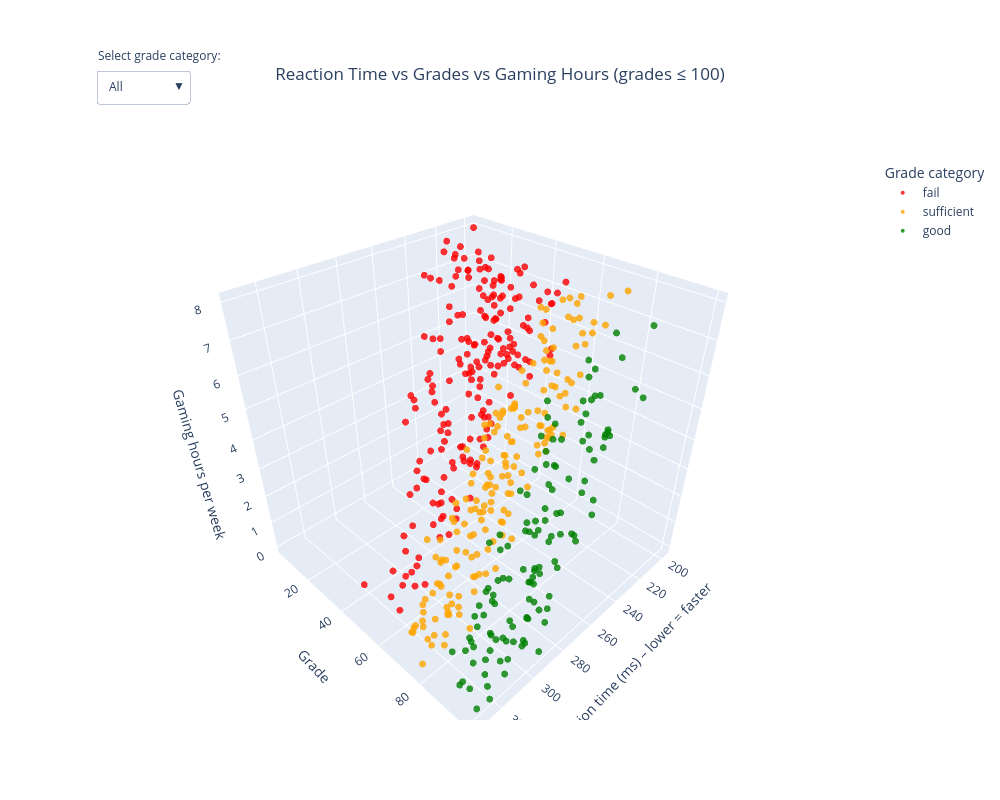

The notebook cell this image was saved under:
### Markdown cell above
## Gaming and response time

Spending more time gaming will reduce grades, but may improve response times which in turn will improve eduaction performance.

### Code cell
#| class: col-page-right

%run ../plots/gaming_stats_3d.ipynb

### Figure 1 — Plotly figure (JSON) as saved in the notebook; plotly's stock layout.template omitted (floating-point values rounded to 4 significant figures; data arrays with more than 128 entries replaced by an {"elided": "..."} marker saying what was removed)
{"data": [{"customdata": {"elided": "195x3 mixed values"}, "hovertemplate": "Grade category: fail<br>Reaction time (ms): %{x}<br>Grade: %{y}<br>Gaming hours/week: %{z}<br>Study hours/week: %{customdata[0]}<br>Study hours category: %{customdata[1]}<extra></extra>", "marker": {"color": "red", "opacity": 0.8, "size": 4}, "mode": "markers", "name": "fail", "type": "scatter3d", "x": {"elided": "195 float values"}, "y": {"elided": "195 float values"}, "z": {"elided": "195 float values"}}, {"customdata": {"elided": "179x3 mixed values"}, "hovertemplate": "Grade category: sufficient<br>Reaction time (ms): %{x}<br>Grade: %{y}<br>Gaming hours/week: %{z}<br>Study hours/week: %{customdata[0]}<br>Study hours category: %{customdata[1]}<extra></extra>", "marker": {"color": "orange", "opacity": 0.8, "size": 4}, "mode": "markers", "name": "sufficient", "type": "scatter3d", "x": {"elided": "179 float values"}, "y": {"elided": "179 float values"}, "z": {"elided": "179 float values"}}, {"customdata": {"elided": "126x3 mixed values"}, "hovertemplate": "Grade category: good<br>Reaction time (ms): %{x}<br>Grade: %{y}<br>Gaming hours/week: %{z}<br>Study hours/week: %{customdata[0]}<br>Study hours category: %{customdata[1]}<extra></extra>", "marker": {"color": "green", "opacity": 0.8, "size": 4}, "mode": "markers", "name": "good", "type": "scatter3d", "x": [255.5, 269.7, 248.8, 258.2, 304.4, 257.1, 262.1, 258.6, 275.4, 297.7, 263.1, 325.0, 271.8, 293.4, 290.9, 252.5, 314.3, 296.1, 280.6, 263.5, 324.1, 285.4, 256.9, 287.5, 293.8, 278.0, 291.0, 293.1, 221.1, 268.2, 266.6, 248.5, 299.8, 289.9, 310.6, 292.2, 302.1, 309.5, 322.7, 303.3, 318.2, 242.1, 285.0, 266.6, 293.7, 277.0, 314.0, 302.2, 317.1, 251.0, 278.6, 303.6, 257.7, 302.0, 329.5, 304.9, 282.1, 309.2, 244.8, 297.6, 321.8, 273.2, 280.8, 244.1, 261.5, 226.8, 324.9, 245.3, 309.2, 258.6, 253.6, 309.9, 274.4, 271.9, 310.7, 286.7, 289.8, 289.9, 296.3, 305.8, 238.0, 284.3, 331.3, 239.8, 266.6, 300.8, 241.1, 286.7, 268.8, 282.1, 285.4, 244.1, 300.0, 243.8, 267.7, 242.1, 305.9, 299.8, 290.4, 288.4, 304.2, 276.0, 263.8, 312.2, 284.8, 318.4, 297.6, 288.2, 262.2, 257.0, 247.3, 263.3, 302.7, 284.1, 312.7, 274.2, 301.7, 303.4, 231.6, 270.1, 318.6, 233.3, 268.9, 330.2, 279.6, 294.4], "y": [91.9, 97.21, 94.53, 90.97, 84.61, 86.94, 80.76, 81.9, 91.21, 97.49, 80.03, 93.44, 90.6, 94.92, 94.12, 89.98, 87.32, 80.61, 91.27, 99.33, 100.0, 85.15, 89.02, 99.31, 96.94, 87.19, 91.22, 95.3, 83.74, 81.57, 86.21, 93.6, 83.31, 95.45, 91.7, 100.0, 88.46, 100.0, 100.0, 84.67, 97.05, 87.45, 92.31, 82.77, 83.7, 96.0, 100.0, 100.0, 100.0, 94.77, 83.73, 89.52, 93.23, 100.0, 92.56, 89.36, 86.28, 82.63, 84.12, 92.23, 97.34, 82.84, 89.73, 86.58, 82.19, 94.69, 94.78, 86.08, 97.96, 99.6, 93.36, 84.6, 88.37, 90.19, 86.31, 92.02, 100.0, 84.11, 87.61, 83.59, 99.5, 87.25, 95.12, 83.54, 84.51, 85.98, 81.18, 92.52, 97.68, 96.61, 99.26, 92.41, 84.56, 83.96, 83.08, 82.1, 96.02, 99.15, 81.21, 100.0, 87.89, 99.32, 85.22, 90.98, 100.0, 80.88, 87.65, 84.12, 87.79, 80.1, 93.19, 99.38, 99.28, 91.47, 84.43, 82.96, 92.4, 100.0, 94.08, 86.62, 86.95, 86.04, 97.6, 100.0, 91.09, 100.0], "z": [4.14, 3.17, 5.52, 6.16, 1.11, 4.03, 4.37, 4.28, 2.85, 1.58, 6.24, 0.03, 5.83, 2.46, 1.69, 5.36, 0.59, 1.45, 2.19, 4.18, 0.63, 4.54, 5.81, 1.52, 2.99, 2.95, 2.56, 2.47, 6.54, 5.45, 3.98, 5.02, 3.36, 1.62, 0.58, 0.16, 0.31, 1.48, 0.03, 1.92, 1.97, 6.11, 3.67, 5.0, 2.9, 3.43, 0.51, 1.04, 1.18, 5.45, 4.12, 2.64, 5.23, 1.94, 0.38, 1.87, 3.48, 0.17, 6.57, 0.86, 0.73, 4.67, 2.06, 6.12, 5.18, 7.84, 1.14, 6.02, 0.64, 5.91, 4.79, 1.33, 3.76, 2.84, 1.1, 4.01, 1.17, 2.89, 0.0, 1.46, 6.37, 3.35, 0.83, 6.65, 2.87, 1.77, 5.7, 2.18, 4.51, 4.31, 3.07, 5.37, 0.17, 4.67, 6.02, 6.9, 1.77, 1.75, 3.13, 2.06, 1.84, 3.59, 4.56, 0.25, 2.88, 0.13, 2.33, 1.66, 3.14, 5.42, 5.35, 3.71, 0.9, 1.75, 0.64, 2.69, 0.52, 1.2, 6.25, 4.28, 0.65, 7.54, 2.97, 0.11, 1.9, 1.86]}], "layout": {"annotations": [{"showarrow": false, "text": "Select grade category:", "x": 0.02, "xref": "paper", "y": 1.205, "yref": "paper"}], "height": 800, "legend": {"title": {"text": "Grade category"}}, "margin": {"t": 160}, "scene": {"xaxis": {"title": {"text": "Reaction time (ms) – lower = faster"}}, "yaxis": {"title": {"text": "Grade"}}, "zaxis": {"title": {"text": "Gaming hours per week"}}}, "title": {"text": "Reaction Time vs Grades vs Gaming Hours (grades ≤ 100)", "x": 0.5, "xanchor": "center"}, "updatemenus": [{"buttons": [{"args": [{"visible": [true, true, true]}], "label": "All", "method": "update"}, {"args": [{"visible": [true, false, false]}], "label": "Fail", "method": "update"}, {"args": [{"visible": [false, true, false]}], "label": "Sufficient", "method": "update"}, {"args": [{"visible": [false, false, true]}], "label": "Good", "method": "update"}], "direction": "down", "showactive": true, "x": 0.02, "xanchor": "left", "y": 1.16, "yanchor": "top"}], "width": 1000}}
